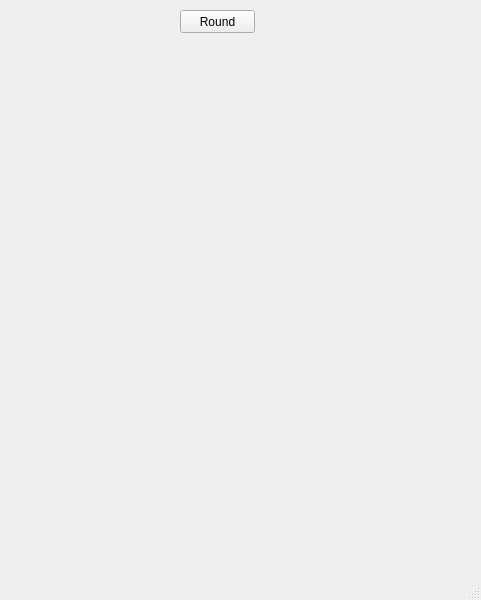
<?xml version="1.0" encoding="UTF-8"?>
<ui version="4.0">
 <class>MainWindow</class>
 <widget class="QMainWindow" name="MainWindow">
  <property name="geometry">
   <rect>
    <x>0</x>
    <y>0</y>
    <width>481</width>
    <height>600</height>
   </rect>
  </property>
  <property name="windowTitle">
   <string>MainWindow</string>
  </property>
  <widget class="QWidget" name="centralwidget">
   <widget class="QPushButton" name="pushButton">
    <property name="geometry">
     <rect>
      <x>180</x>
      <y>10</y>
      <width>75</width>
      <height>23</height>
     </rect>
    </property>
    <property name="text">
     <string>Round</string>
    </property>
   </widget>
  </widget>
  <widget class="QStatusBar" name="statusbar"/>
 </widget>
 <resources/>
 <connections/>
</ui>
